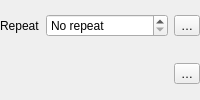
                       <widget class="QFrame" name="mPlacementRepeatDistanceFrame">
                        <property name="frameShape">
                         <enum>QFrame::NoFrame</enum>
                        </property>
                        <property name="frameShadow">
                         <enum>QFrame::Raised</enum>
                        </property>
                        <layout class="QGridLayout" name="gridLayout_24">
                         <property name="leftMargin">
                          <number>0</number>
                         </property>
                         <property name="topMargin">
                          <number>0</number>
                         </property>
                         <property name="rightMargin">
                          <number>0</number>
                         </property>
                         <property name="bottomMargin">
                          <number>0</number>
                         </property>
                         <property name="verticalSpacing">
                          <number>12</number>
                         </property>
                         <item row="0" column="0">
                          <widget class="QLabel" name="label_7">
                           <property name="text">
                            <string>Repeat</string>
                           </property>
                          </widget>
                         </item>
                         <item row="0" column="1">
                          <widget class="QgsDoubleSpinBox" name="mRepeatDistanceSpinBox">
                           <property name="sizePolicy">
                            <sizepolicy hsizetype="MinimumExpanding" vsizetype="Fixed">
                             <horstretch>0</horstretch>
                             <verstretch>0</verstretch>
                            </sizepolicy>
                           </property>
                           <property name="specialValueText">
                            <string>No repeat</string>
                           </property>
                           <property name="decimals">
                            <number>4</number>
                           </property>
                           <property name="maximum">
                            <double>999999999.000000000000000</double>
                           </property>
                          </widget>
                         </item>
                         <item row="0" column="2">
                          <widget class="QgsPropertyOverrideButton" name="mRepeatDistanceDDBtn">
                           <property name="text">
                            <string>…</string>
                           </property>
                          </widget>
                         </item>
                         <item row="1" column="1">
                          <widget class="QgsUnitSelectionWidget" name="mRepeatDistanceUnitWidget" native="true">
                           <property name="focusPolicy">
                            <enum>Qt::StrongFocus</enum>
                           </property>
                          </widget>
                         </item>
                         <item row="1" column="2">
                          <widget class="QgsPropertyOverrideButton" name="mRepeatDistanceUnitDDBtn">
                           <property name="text">
                            <string>…</string>
                           </property>
                          </widget>
                         </item>
                        </layout>
                       </widget>
